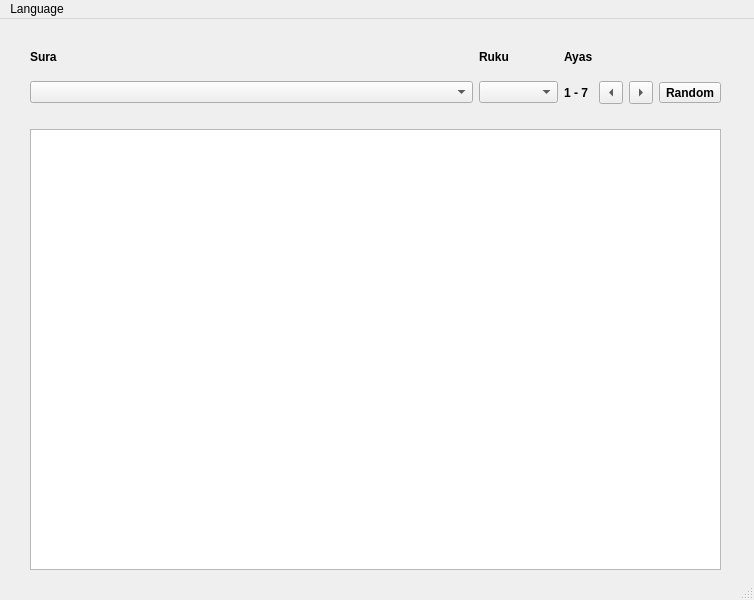
<?xml version="1.0" encoding="UTF-8"?>
<ui version="4.0">
 <class>MainWindow</class>
 <widget class="QMainWindow" name="MainWindow">
  <property name="geometry">
   <rect>
    <x>0</x>
    <y>0</y>
    <width>754</width>
    <height>600</height>
   </rect>
  </property>
  <property name="windowTitle">
   <string>Holy Quran Reader</string>
  </property>
  <widget class="QWidget" name="centralwidget">
   <widget class="QWidget" name="layoutWidget">
    <property name="geometry">
     <rect>
      <x>30</x>
      <y>20</y>
      <width>691</width>
      <height>65</height>
     </rect>
    </property>
    <layout class="QGridLayout" name="gridLayout" rowstretch="0,0" columnstretch="6,0,0,0,0,0">
     <property name="verticalSpacing">
      <number>6</number>
     </property>
     <item row="1" column="3">
      <widget class="QToolButton" name="nextButton">
       <property name="statusTip">
        <string>Next Ruku (Ctrl+N)</string>
       </property>
       <property name="text">
        <string>...</string>
       </property>
       <property name="shortcut">
        <string>Ctrl+N</string>
       </property>
       <property name="arrowType">
        <enum>Qt::LeftArrow</enum>
       </property>
      </widget>
     </item>
     <item row="0" column="1">
      <widget class="QLabel" name="rukuLabel">
       <property name="font">
        <font>
         <weight>75</weight>
         <bold>true</bold>
        </font>
       </property>
       <property name="text">
        <string>Ruku</string>
       </property>
      </widget>
     </item>
     <item row="0" column="2">
      <widget class="QLabel" name="ayaLabel">
       <property name="font">
        <font>
         <weight>75</weight>
         <bold>true</bold>
        </font>
       </property>
       <property name="text">
        <string>Ayas</string>
       </property>
      </widget>
     </item>
     <item row="1" column="4">
      <widget class="QToolButton" name="prevButton">
       <property name="statusTip">
        <string>Previous Ruku (Ctrl+P)</string>
       </property>
       <property name="text">
        <string>...</string>
       </property>
       <property name="shortcut">
        <string>Ctrl+P</string>
       </property>
       <property name="arrowType">
        <enum>Qt::RightArrow</enum>
       </property>
      </widget>
     </item>
     <item row="1" column="2">
      <widget class="QLabel" name="ayatRange">
       <property name="font">
        <font>
         <weight>75</weight>
         <bold>true</bold>
        </font>
       </property>
       <property name="statusTip">
        <string>Range of ayas in current ruku</string>
       </property>
       <property name="text">
        <string>1 - 7</string>
       </property>
      </widget>
     </item>
     <item row="0" column="0">
      <widget class="QLabel" name="suraLabel">
       <property name="font">
        <font>
         <weight>75</weight>
         <bold>true</bold>
        </font>
       </property>
       <property name="text">
        <string>Sura</string>
       </property>
      </widget>
     </item>
     <item row="1" column="1">
      <widget class="QComboBox" name="rukuComboBox">
       <property name="baseSize">
        <size>
         <width>0</width>
         <height>0</height>
        </size>
       </property>
       <property name="font">
        <font>
         <weight>75</weight>
         <bold>true</bold>
        </font>
       </property>
       <property name="statusTip">
        <string>Ruku List</string>
       </property>
      </widget>
     </item>
     <item row="1" column="0">
      <widget class="QComboBox" name="suraComboBox">
       <property name="font">
        <font>
         <weight>75</weight>
         <bold>true</bold>
        </font>
       </property>
       <property name="toolTip">
        <string/>
       </property>
       <property name="statusTip">
        <string>Sura List</string>
       </property>
       <property name="whatsThis">
        <string/>
       </property>
       <property name="editable">
        <bool>false</bool>
       </property>
      </widget>
     </item>
     <item row="1" column="5">
      <widget class="QToolButton" name="randomButton">
       <property name="font">
        <font>
         <family>Ubuntu</family>
         <pointsize>9</pointsize>
         <weight>75</weight>
         <bold>true</bold>
        </font>
       </property>
       <property name="statusTip">
        <string>(Ctrl+R) Random Ayat</string>
       </property>
       <property name="layoutDirection">
        <enum>Qt::LeftToRight</enum>
       </property>
       <property name="locale">
        <locale language="English" country="UnitedStates"/>
       </property>
       <property name="text">
        <string>Random</string>
       </property>
       <property name="icon">
        <iconset>
         <normaloff>data/random.png</normaloff>data/random.png</iconset>
       </property>
       <property name="shortcut">
        <string>Ctrl+R</string>
       </property>
       <property name="arrowType">
        <enum>Qt::NoArrow</enum>
       </property>
      </widget>
     </item>
    </layout>
   </widget>
   <widget class="QTextEdit" name="ayatText">
    <property name="geometry">
     <rect>
      <x>30</x>
      <y>110</y>
      <width>691</width>
      <height>441</height>
     </rect>
    </property>
    <property name="sizePolicy">
     <sizepolicy hsizetype="Expanding" vsizetype="Expanding">
      <horstretch>0</horstretch>
      <verstretch>0</verstretch>
     </sizepolicy>
    </property>
    <property name="font">
     <font>
      <family>Nafees [PYRS]</family>
      <pointsize>18</pointsize>
      <weight>50</weight>
      <bold>false</bold>
     </font>
    </property>
    <property name="statusTip">
     <string>Ayat Text</string>
    </property>
    <property name="styleSheet">
     <string notr="true"/>
    </property>
    <property name="readOnly">
     <bool>true</bool>
    </property>
   </widget>
  </widget>
  <widget class="QStatusBar" name="statusbar">
   <property name="font">
    <font>
     <pointsize>9</pointsize>
     <weight>75</weight>
     <italic>false</italic>
     <bold>true</bold>
    </font>
   </property>
   <property name="statusTip">
    <string>Holy Quran Reader</string>
   </property>
   <property name="autoFillBackground">
    <bool>false</bool>
   </property>
   <property name="styleSheet">
    <string notr="true"/>
   </property>
  </widget>
  <widget class="QMenuBar" name="menuBar">
   <property name="geometry">
    <rect>
     <x>0</x>
     <y>0</y>
     <width>754</width>
     <height>20</height>
    </rect>
   </property>
   <widget class="QMenu" name="menuLanguage">
    <property name="toolTip">
     <string/>
    </property>
    <property name="statusTip">
     <string/>
    </property>
    <property name="title">
     <string>Language</string>
    </property>
    <addaction name="actionUrdu"/>
    <addaction name="actionEnglish"/>
    <addaction name="actionArabic"/>
   </widget>
   <addaction name="menuLanguage"/>
  </widget>
  <action name="actionExit">
   <property name="text">
    <string>Settings</string>
   </property>
  </action>
  <action name="actionExit_2">
   <property name="text">
    <string>Exit</string>
   </property>
  </action>
  <actiongroup name="langGroup">
   <action name="actionUrdu">
    <property name="checkable">
     <bool>true</bool>
    </property>
    <property name="checked">
     <bool>true</bool>
    </property>
    <property name="text">
     <string>Urdu</string>
    </property>
    <property name="statusTip">
     <string>Change language to Urdu</string>
    </property>
   </action>
   <action name="actionEnglish">
    <property name="checkable">
     <bool>true</bool>
    </property>
    <property name="text">
     <string>English</string>
    </property>
    <property name="statusTip">
     <string>Change language to English</string>
    </property>
   </action>
   <action name="actionArabic">
    <property name="checkable">
     <bool>true</bool>
    </property>
    <property name="text">
     <string>Arabic</string>
    </property>
    <property name="statusTip">
     <string>Change language to Arabic</string>
    </property>
   </action>
  </actiongroup>
 </widget>
 <resources/>
 <connections/>
</ui>
